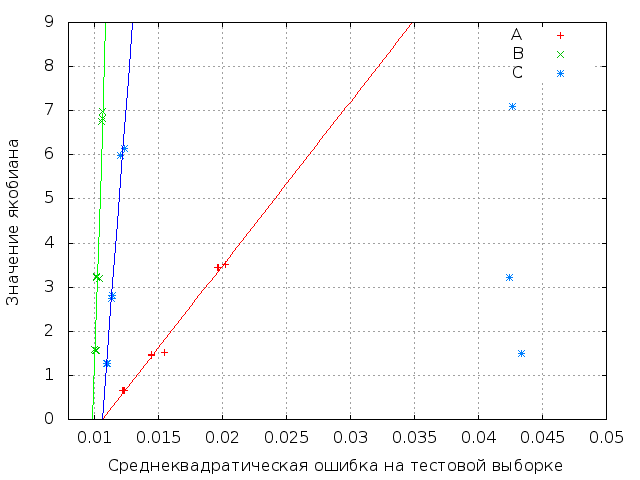

Write the gnuplot code that produced this figure.
set terminal png
set output "tmse_meanj.png"
#set terminal postscript 'NimbusSanL-Regu' eps enhanced monochrome
#set output "tmse_meanj.eps"
#set title "Оценка якобиана с помощью обратного\nраспространения ошибки"
set xlabel "Среднеквадратическая ошибка на тестовой выборке"
set ylabel "Значение якобиана"
#set xlabel "Test MSE"
#set ylabel "Jacobian estimation through BPE"
set grid
#plot [0.008:0.022] [0:9] 'plantA/tmse_meanj.dat' u 1:2 t "A" w point, 'plantB/tmse_meanj.dat' u 1:2 t "B" w point, 'plantC/tmse_meanj.dat' u 1:2 t "C" w point
#plot 'plantA/tmse_meanj.dat' u 1:2:3 t "A" w labels point offset character 0,character 1 tc rgb "red", 'plantB/tmse_meanj.dat' u 1:2:3 t "B" w labels point offset character 0,character 1 tc rgb "green", 'plantC/tmse_meanj.dat' u 1:2:3 t "C" w labels point offset character 0,character 1 tc rgb "blue"
plot [0.008:0.05] [0:9] 'plantA/tmse_meanj.dat' u 1:2 t "A" w point, 'plantB/tmse_meanj.dat' u 1:2 t "B" w point, 'plantC/tmse_meanj.dat' u 1:2 t "C" w point, 371.9447842*x-3.961274522 t "" w l lc rgb "red", 8855.316412*x-87.67030049 t "" w l lc rgb "green", 3813.632032*x-40.62666464  t "" w l lc rgb "blue"
#A: 371.9447842*x-3.961274522
#B: 8855.316412*x-87.67030049
#C: 3813.632032*x-40.62666464
